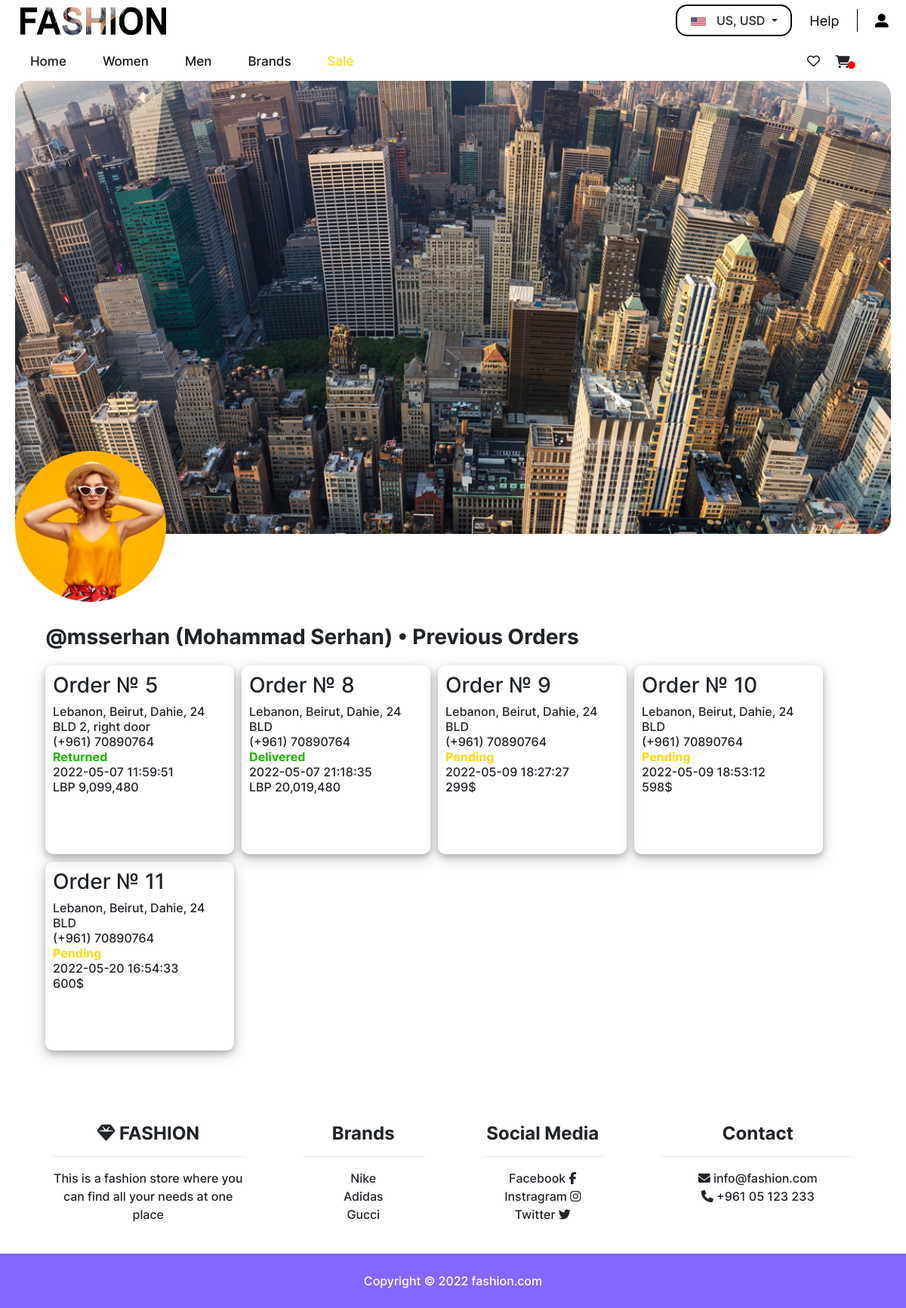
The app's page /showAllOrders.php (signed in) with its own data.
### tables this page shows
CREATE TABLE `users` (
  `user_id` int(11) NOT NULL,
  `username` varchar(100) NOT NULL,
  `fullname` varchar(100) NOT NULL,
  `email` varchar(100) NOT NULL,
  `password` varchar(100) NOT NULL,
  `type` varchar(100) NOT NULL DEFAULT 'user',
  `photo` varbinary(100) NOT NULL
);

CREATE TABLE `orders` (
  `order_id` int(11) NOT NULL,
  `user_id` int(11) NOT NULL,
  `cart_id` int(11) NOT NULL,
  `fullname` varchar(255) NOT NULL,
  `address` mediumtext NOT NULL,
  `country` varchar(255) NOT NULL,
  `countryCode` int(11) NOT NULL,
  `number` text NOT NULL,
  `payment` varchar(255) NOT NULL,
  `cart_items` longtext NOT NULL,
  `state` varchar(255) NOT NULL DEFAULT 'Pending',
  `driver` int(11) NOT NULL DEFAULT -1,
  `date` timestamp NOT NULL DEFAULT current_timestamp()
);

CREATE TABLE `brands` (
  `brand_id` int(11) NOT NULL,
  `name` varchar(255) NOT NULL,
  `link` text NOT NULL,
  `local` int(11) NOT NULL,
  `display_navbar` int(11) NOT NULL,
  `display_footer` int(11) NOT NULL
);

### showAllOrders.php (the view, shortened to what this page needs)
<?php
include 'includes/config.php';
$id = $_GET['id'] ?? $_SESSION['userID'];
$username = "";
$fullname = "";
$sql = "SELECT * FROM users WHERE `user_id`='$id'";
$result = mysqli_query($db, $sql);
if ($result) {
    if (mysqli_num_rows($result) == 1) {
        while ($row = mysqli_fetch_assoc($result)) {
            $username = $row['username'];
            $fullname = $row['fullname'];
        }
    }
}
$photo = "images/users/$id/logo.jpg";
if(!file_exists($photo)){
    $photo = "images/users/$id/logo.png";
}
$banner = "images/users/$id/banner.jpg";
if(!file_exists($banner)){
    $banner = "images/users/$id/banner.png";
    if(!file_exists($banner)){
        $banner = "images/users/$id/banner.gif";
        if(!file_exists($banner)){
            $banner = "imgs/profile-back.png";
        }
    }
}
?>
<!DOCTYPE html>
<html lang="en">
<head>
    <link href="css/profile.css" rel="stylesheet" media="screen">
    <?php include('header.php') ?>
</head>
<body>
    <div class="image-container">
        <img class='backImg' src='<?= $banner ?>' alt='Background Image'>
        <img class='productImg' src='<?= $photo ?>' alt='Product Image'>
    </div>
    <div class="container-fluid">
        <h3 class="user-title">@<?= $username ?> (<?= $fullname ?>) • Previous Orders</h3>
        <div class="previous-orders">
            <?php
                $sql = "SELECT * FROM orders WHERE `user_id`='$id' LIMIT 7";
                $result = mysqli_query($db, $sql);
                if($result){
                    if(mysqli_num_rows($result) > 0) {
                        while($row = mysqli_fetch_assoc($result)){
                            $order_id = $row["order_id"];
                            $address = $row["address"];
                            $country = $row["country"];
                            $countryCode = $row["countryCode"];
                            $phoneNumber = $row["number"];
                            $payment = $row["payment"];
                            $state = $row["state"];
                            $date = $row["date"];
                            $stateClass = $state == 'Pending' ? 'status-pending' : 'status';
                            echo "<a class='text-reset' href='viewOrder.php?id=$order_id' style='font-family: Inter-Medium; text-decoration: none;'>";
                            echo "<h3>Order № $order_id</h3>";
                            echo "<p>$country, $address";
                            echo "<br>(+$countryCode) $phoneNumber";
                            echo "<br><span class='$stateClass'>$state</span>";
                            echo "<br>$date";
                            echo "<br>$payment</p>";
                            echo "</a>";
                        }
                    } else {
                        echo "<p>No Orders Yet, Browse Through Our Store To Add More!</p>";
                    }
                }
            ?>
        </div>
        <br>
        <br>
    </div>
    <?php include('footer.php') ?>
</body>
</html>

### footer.php (shortened to what this page needs)
<?php
if(isset($sticky) && $sticky){
    echo "<footer class='text-center fixed-bottom text-lg-start bg-white'>";
}else {
    echo "<footer class='text-center text-lg-start bg-white'>";
}
?>
<div class="container text-center text-md-start mt-5">
    <div class="row mt-3">
        <div class="col-md-3 col-lg-4 col-xl-3 mx-auto mb-4">
            <h6 class="footer-head"><i class="fas fa-gem"></i> FASHION</h6>
            <hr>
            <p>This is a fashion store where you can find all your needs at one place</p>
        </div>
        <div class="col-md-2 col-lg-2 col-xl-2 mx-auto mb-4">
            <h6 class="footer-head">Brands</h6>
            <hr>
            <?php
                include 'includes/config.php';
                $sql = "SELECT name,link FROM brands WHERE display_footer='1'";
                $result = mysqli_query($db, $sql);
                if($result){
                    if(mysqli_num_rows($result) > 0){
                        $totalSize = mysqli_num_rows($result);
                        $currentIndex = 0;
                        while($row = mysqli_fetch_assoc($result)){
                            $footername = $row["name"];
                            $footerlink = $row["link"];
                            echo "<a href='$footerlink' target='_blank' rel='noopener noreferrer' class='text-reset'>$footername</a>";
                            $currentIndex++;
                            if($currentIndex != $totalSize){
                                echo '<br>';
                            }
                        }
                    }else {
                    }
                }
            ?>
        </div>
        <div class="col-md-3 col-lg-2 col-xl-2 mx-auto mb-4">
            <h6 class="footer-head">Social Media</h6>
            <hr>
            <a href="https://www.facebook.com" target='_blank' rel='noopener noreferrer' class="text-reset">Facebook <i class="fab fa-facebook-f"></i></a>
            <br>
            <a href="https://www.instagram.com" target='_blank' rel='noopener noreferrer' class="text-reset">Instragram <i class="fab fa-instagram"></i></a>
            <br>
            <a href="https://www.twitter.com" target='_blank' rel='noopener noreferrer' class="text-reset">Twitter <i class="fab fa-twitter"></i></a>
        </div>
        <div class="col-md-4 col-lg-3 col-xl-3 mx-auto mb-md-0 mb-4">
            <h6 class="footer-head">Contact</h6>
            <hr>
            <a href="mailto:info@fashion.com" class="text-reset"><i class="fas fa-envelope me-3"></i> info@fashion.com</a>
            <p><i class="fas fa-phone me-3"></i> +961 05 123 233</p>
        </div>
    </div>
</div>
<div class="text-center p-4 copyrighttext" style="background-color: #8567FF">
    Copyright © 2022
    <a class="text-reset fw-bold" style="color: white;" href="#">fashion.com</a>
</div>
</footer>

### css/profile.css (style rules this page uses)
body { font-family: Inter-Medium; }
.image-container { width: 100%; height: 600px; padding: 0 20px 0 20px; position: relative; }
.image-container .backImg { width: 100%; height: 100%; border-radius: 20px; object-fit: cover; object-position: 50% 50%; }
.image-container .productImg { width: 200px; height: 200px; position: absolute; bottom: -90px; left: 10%; transform: translateX(-50%); border-radius: 50%; object-fit: cover; object-position: 50% 50%; }
.container-fluid { padding: 120px 0 0 60px !important; }
.user-title, .favorites-title { font-family: Inter-Bold; }
.favorite-products, .previous-orders { display: flex; flex-direction: row; flex-wrap: wrap; justify-content: start; gap: 10px; margin-top: 20px; }
.previous-orders a { width: 250px; height: 250px; padding: 10px; border-radius: 10px; box-shadow: 0 4px 8px 0 rgba(0, 0, 0, 0.2), 0 6px 20px 0 rgba(0, 0, 0, 0.19); }
.previous-orders p { line-height: normal; }
.status { color: #26b40d; font-family: Inter-Bold; }
.status-pending { color: #FFD814; font-family: Inter-Bold; }

### css/header.css (style rules this page uses)
.footer-head { font-family: Inter-Bold; font-size: 24px; }
footer { font-family: Inter-Medium; }
.copyrighttext { font-family: Inter-Medium; color: white; }

### records on screen
users: username "msserhan", fullname "Mohammad Serhan"
orders: order_id "5", country "Lebanon", address "Beirut, Dahie, 24 BLD 2, right door", countryCode "961", number "70890764", state "Returned", date "2022-05-07 11:59:51", payment "LBP 9,099,480"
orders: order_id "8", country "Lebanon", address "Beirut, Dahie, 24 BLD", countryCode "961", number "70890764", state "Delivered", date "2022-05-07 21:18:35", payment "LBP 20,019,480"
orders: order_id "9", country "Lebanon", address "Beirut, Dahie, 24 BLD", countryCode "961", number "70890764", state "Pending", date "2022-05-09 18:27:27", payment "299$"
orders: order_id "10", country "Lebanon", address "Beirut, Dahie, 24 BLD", countryCode "961", number "70890764", state "Pending", date "2022-05-09 18:53:12", payment "598$"
orders: order_id "11", country "Lebanon", address "Beirut, Dahie, 24 BLD", countryCode "961", number "70890764", state "Pending", date "2022-05-20 16:54:33", payment "600$"
brands: name "Nike"
brands: name "Adidas"
brands: name "Gucci"
